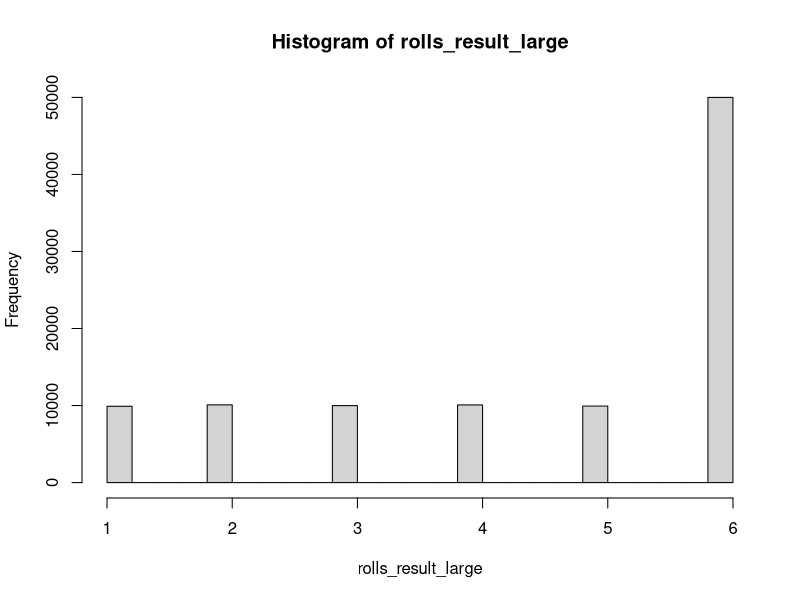
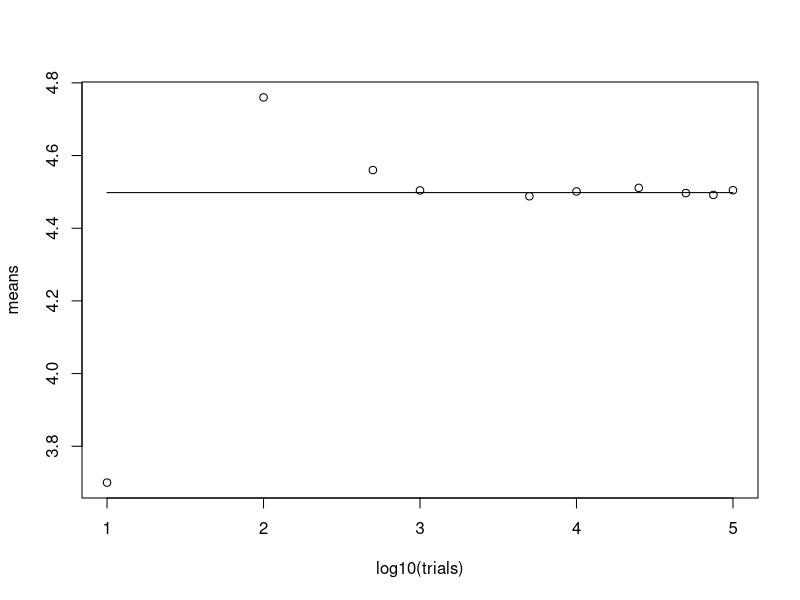
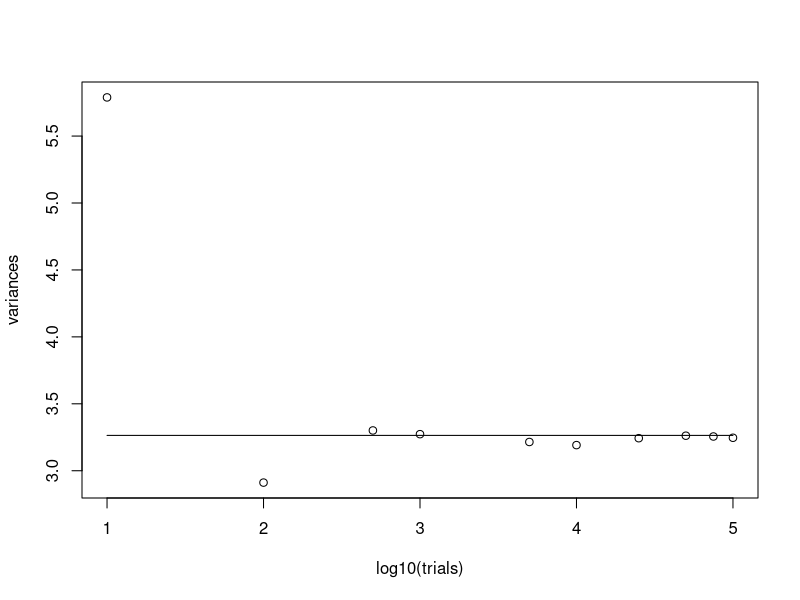

The R script that drew these images, in order:

trials <- c(10, 100, 500, 1000, 5000, 10000, 25000, 50000, 75000, 100000)
means <- vector(mode ="double", length = length(trials))
variances <- vector(mode = "double", length = length(trials))

## Function for getting result from rolls
rollLoadedDie <- function(rolls){
  rolls_result <- vector(mode ="double", length = rolls)
  
  for(i in 1:rolls){
    # Stores the rolls with i
    rolls_result[i] <- sample(1:6,1,replace = TRUE,prob= c(rep(0.1,5), 0.5))
  }
  ## Shows the mean of the loaded die for a certain number of trials
  print(mean(rolls_result))
  ## shows the variance of the loaded die for a certain number of trials
  print(var(rolls_result))

  return(rolls_result)
}

## Generate histogram for a large number of rolls
## It does not seem to follow a uniform distribution since we can
## See that the frequency at 6 is much higher
rolls_result_large <- rollLoadedDie(100000)
hist(rolls_result_large)

## the mean and variance after a large number of rolls
for(i in 1:length(trials)){
  rolls_result <- rollLoadedDie(trials[i])
  # Contains all the means for all the trials
  means[i] <- mean(rolls_result)
  # Contrains all the variances for all the trials
  variances[i] <- var(rolls_result)
}

## Plots the trials versus the means and variance
## Based on the selected points it takes ~10,000 (sometimes up to 25000) trials to converge
windows()
plot(log10(trials), means)
lines(log10(trials), rep(4.498,length(trials)))
windows()
plot(log10(trials), variances)
lines(log10(trials), rep(3.264, length(trials)))
